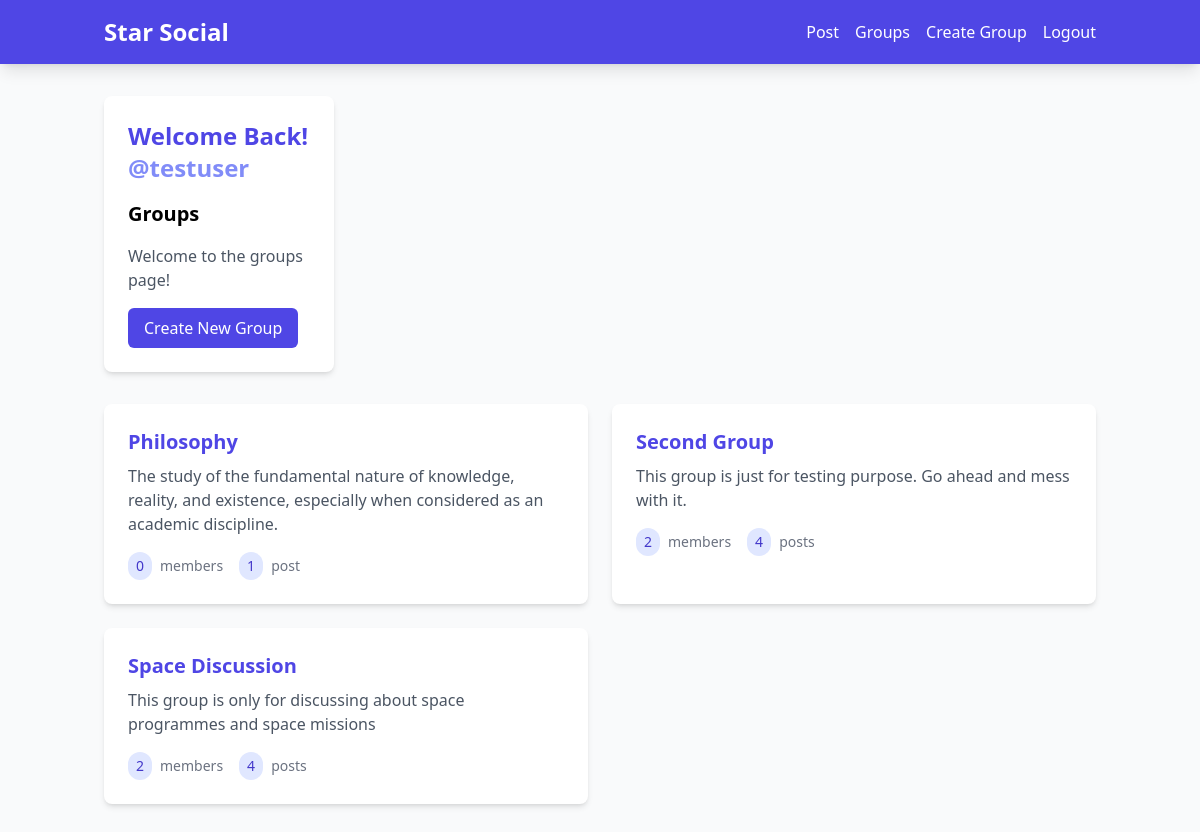
Screenshot of /groups/ (signed in) with the database file from the repository.
### groups/models.py (models this page shows, shortened)
class Group(models.Model):
    name = models.CharField(max_length=255, unique=True)
    slug = models.SlugField(allow_unicode=True, unique=True)
    description = models.TextField(blank=True, default='')
    description_html = models.TextField(editable=False, default='', blank=True)
    members = models.ManyToManyField(User, through='GroupMember')
    class Meta:
        ordering = ['name']

### groups/views.py (the view)
# urls.py: path('', views.ListGroups.as_view(), name='all'),
class ListGroups(generic.ListView):
    model = Group

### groups/templates/groups/group_list.html
{% extends "groups/group_base.html" %}
{% block pregroup %}
    <div class="grid grid-cols-1 md:grid-cols-4 gap-6">
        <div class="bg-white p-6 rounded-lg shadow-md">
            <div class="space-y-4">
                {% if user.is_authenticated %}
                    <h2 class="text-2xl font-bold text-indigo-600">
                        Welcome Back!
                        <a href="{% url 'posts:for_user' username=user.username %}" class="text-indigo-400 hover:text-indigo-600">
                            @{{ user.username }}
                        </a>
                    </h2>
                {% endif %}
                <h2 class="text-xl font-bold">Groups</h2>
                <p class="text-gray-600">Welcome to the groups page!</p>
                {% if user.is_authenticated %}
                    <a href="{% url 'groups:create' %}" class="inline-block bg-indigo-600 text-white px-4 py-2 rounded-md hover:bg-indigo-700 transition duration-200">
                        Create New Group
                    </a>
                {% endif %}
            </div>
        </div>
    </div>
{% endblock %}
{% block group_content %}
    <div class="mt-8 grid grid-cols-1 md:grid-cols-2 gap-6">
        {% for group in object_list %}
            <div class="bg-white rounded-lg shadow-md overflow-hidden">
                <a href="{% url 'groups:single' slug=group.slug %}" class="block p-6 hover:bg-gray-50">
                    <h3 class="text-xl font-bold text-indigo-600 mb-2">{{ group.name }}</h3>
                    <div class="prose max-w-none text-gray-600">
                        {{ group.description_html|safe }}
                    </div>
                    <div class="mt-4 flex space-x-4 text-sm text-gray-500">
                <span class="flex items-center">
                    <span class="bg-indigo-100 text-indigo-700 px-2 py-1 rounded-full mr-2">
                        {{ group.members.count }}
                    </span>
                    member{{ group.members.count|pluralize }}
                </span>
                        <span class="flex items-center">
                    <span class="bg-indigo-100 text-indigo-700 px-2 py-1 rounded-full mr-2">
                        {{ group.posts.count }}
                    </span>
                    post{{ group.posts.count|pluralize }}
                </span>
                    </div>
                </a>
            </div>
        {% endfor %}
    </div>
{% endblock %}

### rows the page displays
Group: name "Philosophy", description_html "The study of the fundamental nature of knowledge, reality, and existence, especially when considered as an academic discipline.", members.count "0", posts.count "1"
Group: name "Second Group", description_html "This group is just for testing purpose. Go ahead and mess with it.", members.count "2", posts.count "4"
Group: name "Space Discussion", description_html "This group is only for discussing about space programmes and space missions", members.count "2", posts.count "4"

### other values shown
{{ user.username }} "testuser"
